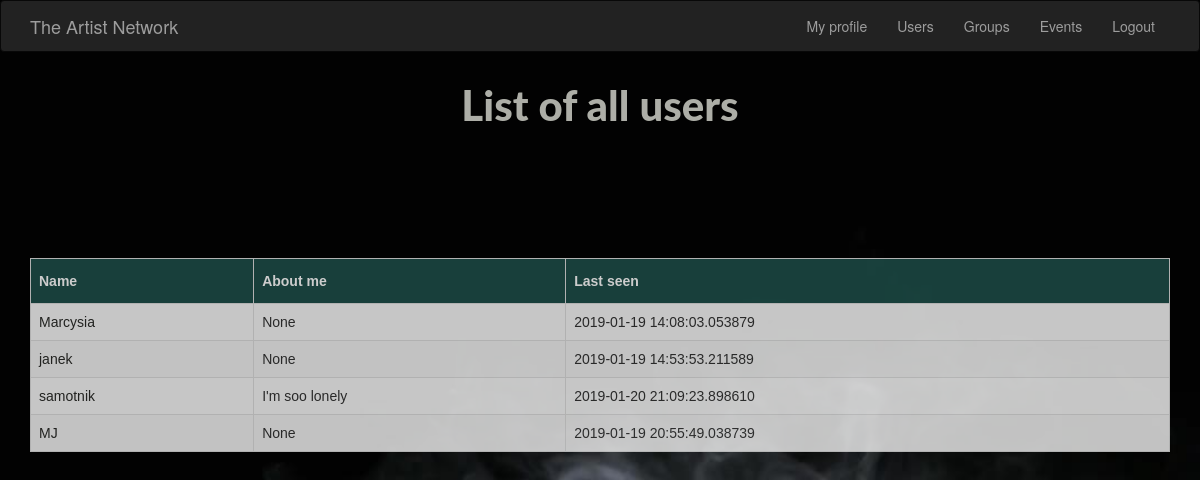
Screenshot of /users (signed in) with the database file from the repository.
### app/models.py (models this page shows, shortened)
class Artist(UserMixin, db.Model):
    id = db.Column(db.Integer, primary_key=True)
    username = db.Column(db.String(64), index=True, unique=True)
    email = db.Column(db.String(120), index=True, unique=True)
    password_hash = db.Column(db.String(128))
    aboutMe=db.Column(db.String(300))
    last_seen = db.Column(db.DateTime, default=datetime.utcnow)
    user_id = db.Column(db.Integer, db.ForeignKey('group.id'))
    groups = db.relationship(
        'Group',
        secondary=members,
        backref=db.backref('members', lazy='dynamic'),
        lazy='dynamic'
    )
    posts = db.relationship('Post', backref='postAuthor', lazy='dynamic')

### app/__init__.py (the view)
    @app.route('/users')
    @login_required
    def users():
        artists = Artist.query.all()
        return render_template('users/users.html', artists=artists)

### app/models.py (called while the page is built)
@login.user_loader
def load_user(id):
    return Artist.query.get(int(id))

### app/templates/users/users.html (shortened to what this page needs)
{% extends "base.html" %}
{% block content %}
    <h1>List of all users</h1>
    <div class="container">
    <table>
    <div class="content-section2">
    <div class="center">
        <thead>
        <th> Name </th>
        <th> About me </th>
        <th> Last seen </th>
        </thead>
        {% for artist in artists %}
            <tr>
                <td>
                    <a style="color: #2a2b28;" href={{ url_for('user_details', username=artist.username) }} >
                        {{ artist.username }}
                    </a>
                </td>
                <td> {{ artist.aboutMe }} </td>
                <td> {{ artist.last_seen }} </td>
            </tr>
        {% endfor %}
    </table>
    </div>
{% endblock %}

### app/static/css/style2.css (style rules this page uses)
body, html { width: 100%; min-height: 100%; }
h1 { font-family: "Lato", "Helvetica Neue", Helvetica, Arial, sans-serif; font-weight: 800; font-size: 300%; color: #F6F8ED; pmargin: auto; padding: 10px; opacity: 0.7; text-align: center; width:500px; margin: 0 auto; }
body { background: url(../img/intro2.jpg) no-repeat bottom center; background-size: cover; background-color: #000000; height: 100%; }
table { font-family: "Trebuchet MS", Arial, Helvetica, sans-serif; border-collapse: collapse; width: 100%; background-color: #f7f7f7; opacity: 0.8; }
td, th { border: 1px solid #ddd; padding: 8px; }
tr:nth-child(even) { background-color: #f2f2f2; }
th { padding-top: 12px; padding-bottom: 12px; text-align: left; background-color: #1e4f4a; color: white; }
.content-section2 { top: -50px; font-size: 120%; color: #fcfcfc; padding: 50px 0; height: 60%; margin: auto; width: 90%; opacity: 0.6; }
.center { margin: auto; width: 50%; padding: 10px; }

### rows the page displays
Artist: username "Marcysia", aboutMe "None", last_seen "2019-01-19 14:08:03.053879"
Artist: username "janek", aboutMe "None", last_seen "2019-01-19 14:53:53.211589"
Artist: username "samotnik", aboutMe "I'm soo lonely", last_seen "2019-01-20 21:09:23.898610"
Artist: username "MJ", aboutMe "None", last_seen "2019-01-19 20:55:49.038739"
